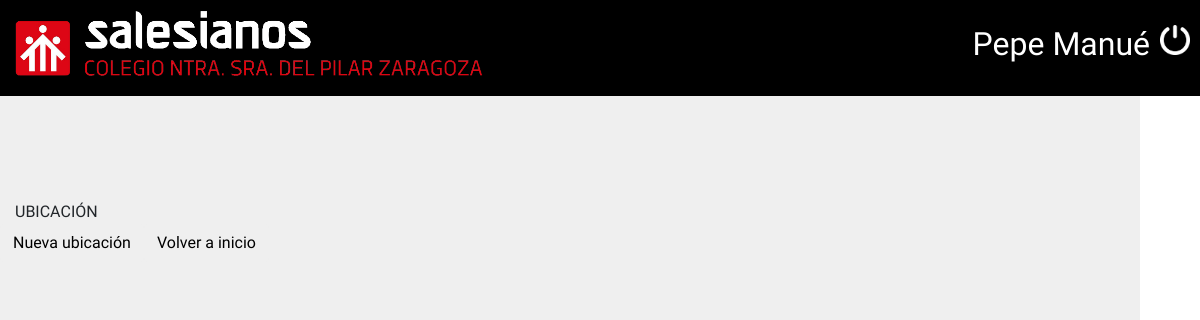
Before: /Source/ver-ubicaciones.php with the older database file.
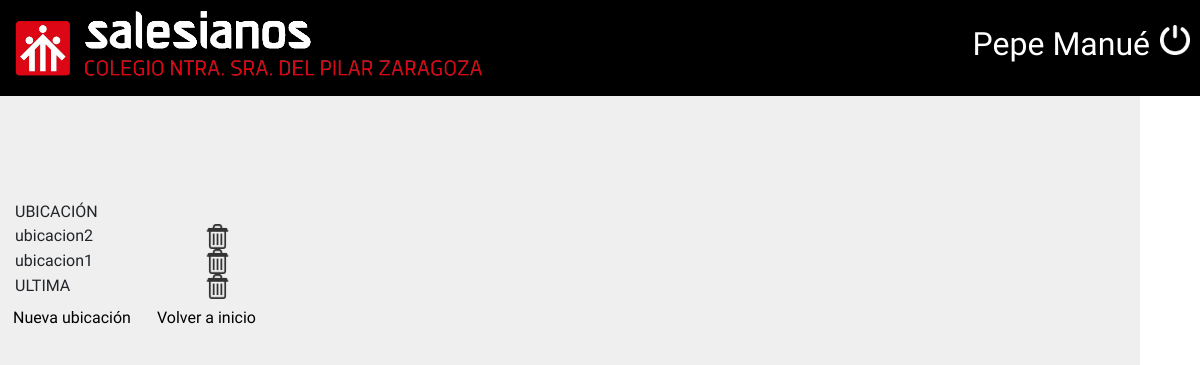
After: the same page with the newer database file.
### tables this page shows
CREATE TABLE `ubicacion` (
  `idubicacion` int(11) NOT NULL,
  `ubicacion` varchar(60) DEFAULT NULL
);

### Source/ver-ubicaciones.php (the view, shortened to what this page needs)
<html>
<head>
    <link rel="stylesheet" href="https://maxcdn.bootstrapcdn.com/bootstrap/4.0.0-alpha.6/css/bootstrap.min.css">
    <link rel="stylesheet" href="style.css" />
</head>
<body>
<div class="container-fluid">
    <div class="container">
            <div id="menuContainer" style="z-index:2">
                <div id="logo">
                    <img src="images/logosz.png" width="30"/>
                </div>
                <div id="user">
                    <h2>Pepe Manué
                    </h2>
                    <a href="logout.php"><img src="images/logout.png" width="30"/></a>
                </div>
            </div>
           <div class="container" style="padding-top:200px">
                <div class="row">
                        <div class="col-md-2 col-sm-2 col-xs-2">UBICACIÓN</div>
                        <div class="col-md-2 col-sm-2 col-xs-2"></div>
                </div>
<?php
    include("conexion.php");
    $sql="SELECT idubicacion, ubicacion FROM ubicacion;";
    $registros=mysqli_query($conexion,$sql);
    while($linea=mysqli_fetch_array($registros)){
        echo"<div class='row'>";
        echo"<div class='col-md-2 col-sm-2 col-xs-2'>$linea[ubicacion]</div>";
        echo"<div class='col-md-2 col-sm-2 col-xs-2'><a href='bor-ubicaciones.php?clave=$linea[idubicacion]'><img src='./images/borrar.png' width='25'></a></div>";
        echo"</div>";
    }
?>
            <div class="row">
                        <div class="col-*-*">
                            <a href="form-ubicaciones.php"><input type="button" class="btn" value="Nueva ubicación"></a>
                        </div>
                        <div class="col-*-*">
                            <a href=""><input type="button" class="btn" value="Volver a inicio"></a>
                        </div>
                    </div>
            </div>
</div>
</body>
</html>

Changed rows visible on the page:
added ubicacion: ubicacion "ubicacion2"
added ubicacion: ubicacion "ubicacion1"
added ubicacion: ubicacion "ULTIMA"
